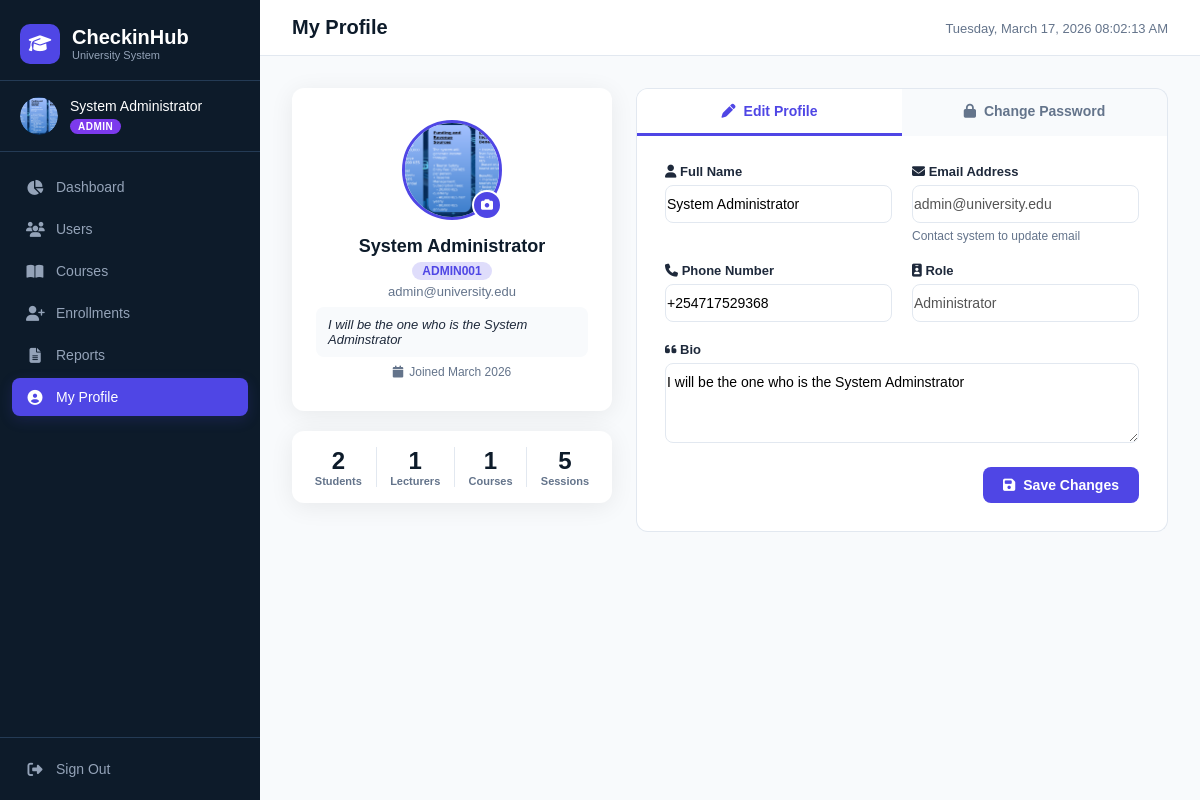
/admin/profile (signed in), run on the app's committed database.
### app/models/user_model.py (models this page shows, shortened)
class User(UserMixin, db.Model):
    __tablename__ = 'users'
    id = db.Column(db.Integer, primary_key=True)
    full_name = db.Column(db.String(150), nullable=False)
    email = db.Column(db.String(150), unique=True, nullable=False)
    student_id = db.Column(db.String(50), unique=True, nullable=True)
    password_hash = db.Column(db.String(256), nullable=False)
    role = db.Column(db.String(20), nullable=False, default='student')  # admin, lecturer, student
    is_active = db.Column(db.Boolean, default=True)
    profile_picture = db.Column(db.String(300), nullable=True)
    bio = db.Column(db.String(300), nullable=True)
    phone = db.Column(db.String(30), nullable=True)
    created_at = db.Column(db.DateTime, default=datetime.utcnow)
    enrollments = db.relationship(
        'Enrollment',
        backref='student',
        lazy='dynamic',
        cascade='all, delete-orphan',
        foreign_keys='Enrollment.student_id'
    )
    attendance_records = db.relationship(
        'AttendanceRecord',
        backref='student',
        lazy='dynamic',
        cascade='all, delete-orphan'
    )
    courses_teaching = db.relationship(
        'Course',
        backref='lecturer',
        lazy='dynamic',
        foreign_keys='Course.lecturer_id'
    )

### app/routes/admin_routes.py (the view)
@admin_bp.route('/profile')
@login_required
@role_required('admin')
def profile():
    total_students  = User.query.filter_by(role='student').count()
    total_lecturers = User.query.filter_by(role='lecturer').count()
    total_courses   = Course.query.count()
    total_sessions  = AttendanceSession.query.count()
    return render_template('admin/profile.html',
        total_students=total_students,
        total_lecturers=total_lecturers,
        total_courses=total_courses,
        total_sessions=total_sessions)

### app/models/user_model.py (called while the page is built)
@login_manager.user_loader
def load_user(user_id):
    return User.query.get(int(user_id))

### app/utils/helpers.py (called while the page is built)
def role_required(*roles):
    def decorator(f):
        @wraps(f)
        def decorated_function(*args, **kwargs):
            if not current_user.is_authenticated:
                return redirect(url_for('auth.login'))
            if current_user.role not in roles:
                flash('Access denied. Insufficient permissions.', 'danger')
                return redirect(url_for('auth.login'))
            return f(*args, **kwargs)
        return decorated_function
    return decorator

### app/templates/admin/profile.html (shortened to what this page needs)
{% extends 'base.html' %}
{% block page_title %}My Profile{% endblock %}
{% block content %}
<div class="profile-page">
  <div class="profile-left">
    <div class="profile-avatar-card">
      <div class="avatar-wrapper" id="avatarWrapper">
        {% if current_user.profile_picture %}
        <img src="{{ url_for('static', filename='avatars/' + current_user.profile_picture) }}" alt="Profile"
          class="avatar-img" id="avatarPreview" />
        {% else %}
        <div class="avatar-initials" id="avatarInitials">{{ current_user.full_name[0].upper() }}</div>
        {% endif %}
        <label class="avatar-edit-btn" for="profilePicInput" title="Change photo">
          <i class="fas fa-camera"></i>
        </label>
      </div>
      <div class="profile-name">{{ current_user.full_name }}</div>
      <div class="profile-id">{{ current_user.student_id or 'ADMIN' }}</div>
      <div class="profile-email">{{ current_user.email }}</div>
      {% if current_user.bio %}
      <div class="profile-bio">{{ current_user.bio }}</div>
      {% endif %}
      <div class="profile-joined">
        <i class="fas fa-calendar"></i> Joined {{ current_user.created_at.strftime('%B %Y') }}
      </div>
    </div>
    <div class="profile-stats-card">
      <div class="pstat">
        <div class="pstat-value">{{ total_students }}</div>
        <div class="pstat-label">Students</div>
      </div>
      <div class="pstat">
        <div class="pstat-value">{{ total_lecturers }}</div>
        <div class="pstat-label">Lecturers</div>
      </div>
      <div class="pstat">
        <div class="pstat-value">{{ total_courses }}</div>
        <div class="pstat-label">Courses</div>
      </div>
      <div class="pstat">
        <div class="pstat-value">{{ total_sessions }}</div>
        <div class="pstat-label">Sessions</div>
      </div>
    </div>
  </div>
  <div class="profile-right">
    <div class="profile-tabs">
      <button class="ptab active" data-tab="edit">
        <i class="fas fa-pen"></i> Edit Profile
      </button>
      <button class="ptab" data-tab="password">
        <i class="fas fa-lock"></i> Change Password
      </button>
    </div>
    <div class="ptab-content active" id="tab-edit">
      <form method="POST" action="{{ url_for('admin.update_profile') }}" enctype="multipart/form-data" id="profileForm">
        <div class="profile-form-grid">
          <div class="form-group">
            <label><i class="fas fa-user"></i> Full Name</label>
            <input type="text" name="full_name" class="form-control" value="{{ current_user.full_name }}" required />
          </div>
          <div class="form-group">
            <label><i class="fas fa-envelope"></i> Email Address</label>
            <input type="email" class="form-control" value="{{ current_user.email }}" disabled />
            <small>Contact system to update email</small>
          </div>
          <div class="form-group">
            <label><i class="fas fa-phone"></i> Phone Number</label>
            <input type="text" name="phone" class="form-control" value="{{ current_user.phone or '' }}"
              placeholder="+254 700 000 000" />
          </div>
          <div class="form-group">
            <label><i class="fas fa-id-badge"></i> Role</label>
            <input type="text" class="form-control" value="Administrator" disabled />
          </div>
          <div class="form-group full-width">
            <label><i class="fas fa-quote-left"></i> Bio</label>
            <textarea name="bio" class="form-control" rows="3"
              placeholder="Tell us about yourself...">{{ current_user.bio or '' }}</textarea>
          </div>
        </div>
        <div class="form-actions">
          <button type="submit" class="btn-primary">
            <i class="fas fa-save"></i> Save Changes
          </button>
        </div>
      </form>
    </div>
  </div>
</div>
{% endblock %}

### app/templates/base.html (shortened to what this page needs)
<!DOCTYPE html>
<html lang="en">
<head>
  <link rel="stylesheet" href="https://cdnjs.cloudflare.com/ajax/libs/font-awesome/6.5.0/css/all.min.css" />
  <link rel="stylesheet" href="{{ url_for('static', filename='css/main.css') }}" />
</head>
<body>
  {% if current_user.is_authenticated %}
  <div class="layout">
    <aside class="sidebar" id="sidebar">
      <div class="sidebar-header">
        <div class="logo">
          <div class="logo-icon"><i class="fas fa-graduation-cap"></i></div>
          <div>
            <div class="logo-title">CheckinHub</div>
            <div class="logo-sub">University System</div>
          </div>
        </div>
      </div>
      <div class="user-card">
        {% if current_user.profile_picture %}
      <div class="user-avatar avatar-photo">
        <img src="{{ url_for('static', filename='avatars/' + current_user.profile_picture) }}" alt="avatar" />
      </div>
      {% else %}
      <div class="user-avatar">{{ current_user.full_name[0].upper() }}</div>
      {% endif %}
        <div class="user-info">
          <div class="user-name">{{ current_user.full_name }}</div>
          <div class="user-badge {{ current_user.role }}">{{ current_user.role.capitalize() }}</div>
        </div>
      </div>
      <nav class="sidebar-nav">
        {% if current_user.role == 'admin' %}
        <a href="{{ url_for('admin.dashboard') }}" class="nav-item {% if request.endpoint == 'admin.dashboard' %}active{% endif %}"><i class="fas fa-chart-pie"></i><span>Dashboard</span></a>
        <a href="{{ url_for('admin.users') }}" class="nav-item {% if 'user' in request.endpoint %}active{% endif %}"><i class="fas fa-users"></i><span>Users</span></a>
        <a href="{{ url_for('admin.courses') }}" class="nav-item {% if 'course' in request.endpoint %}active{% endif %}"><i class="fas fa-book-open"></i><span>Courses</span></a>
        <a href="{{ url_for('admin.enrollments') }}" class="nav-item {% if 'enrollment' in request.endpoint %}active{% endif %}"><i class="fas fa-user-plus"></i><span>Enrollments</span></a>
        <a href="{{ url_for('admin.reports') }}" class="nav-item {% if 'report' in request.endpoint %}active{% endif %}"><i class="fas fa-file-alt"></i><span>Reports</span></a>
        <a href="{{ url_for('admin.profile') }}" class="nav-item {% if 'profile' in request.endpoint %}active{% endif %}"><i class="fas fa-circle-user"></i><span>My Profile</span></a>
        {% endif %}
      </nav>
      <div class="sidebar-footer">
        <a href="{{ url_for('auth.logout') }}" class="nav-item logout"><i class="fas fa-right-from-bracket"></i><span>Sign Out</span></a>
      </div>
    </aside>
    <main class="main-content">
      <div class="topbar">
        <div class="page-title">{% block page_title %}Dashboard{% endblock %}</div>
        <div class="topbar-right"><span class="topbar-date" id="liveDate"></span></div>
      </div>
      <div class="content-area">{% block content %}{% endblock %}</div>
    </main>
  </div>
  {% endif %}
</body>
</html>

### data on the page
User: profile_picture (picture), full_name "System Administrator", role "ADMIN", student "ADMIN001", email "admin@university.edu", bio "I will be the one who is the System Adminstrator", created_at "March 2026", phone "+254717529368"

### other printed values
{{ total_students }} "2"
{{ total_lecturers }} "1"
{{ total_courses }} "1"
{{ total_sessions }} "5"
